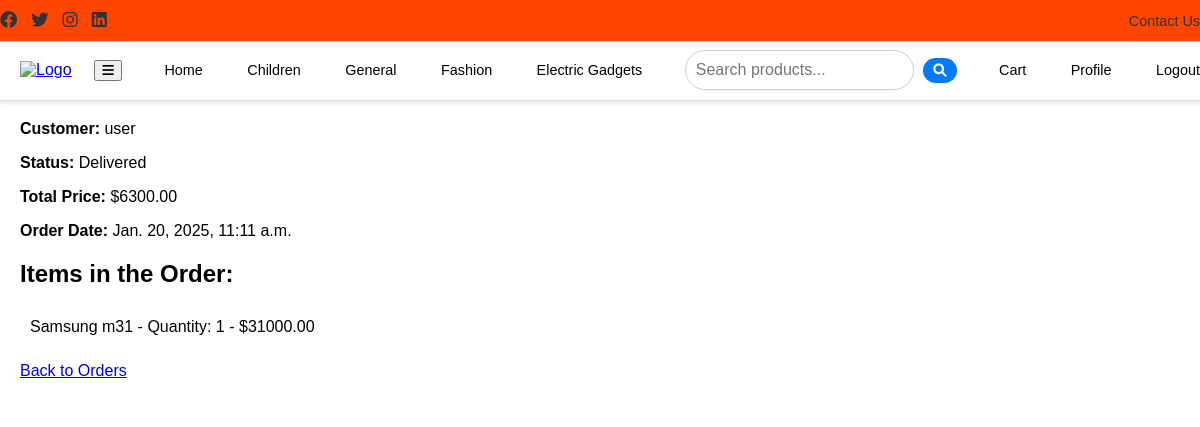
Page /orders/12/ (signed in) on the earlier database version.
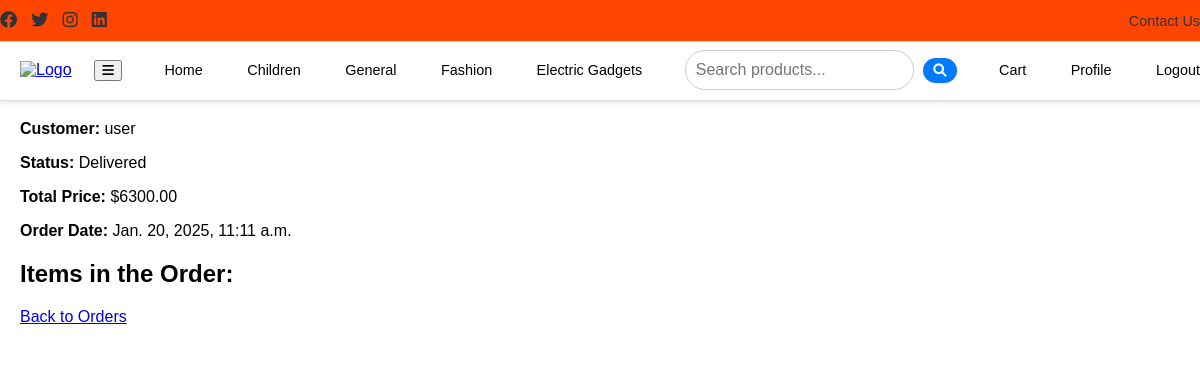
Same page on the later database version.
### store/models.py (models this page shows, shortened)
class CartItem(models.Model):
    user = models.ForeignKey(User, on_delete=models.CASCADE)
    product = models.ForeignKey(Product, on_delete=models.CASCADE)
    quantity = models.PositiveIntegerField(default=1)

class Product(models.Model):
    name = models.CharField(max_length=100)
    description = models.TextField()
    price = models.DecimalField(max_digits=10, decimal_places=2)
    category = models.ForeignKey(Category, on_delete=models.CASCADE)
    image = models.ImageField(upload_to='products/')
    offer = models.ForeignKey(Offer, on_delete=models.SET_NULL, null=True, blank=True, related_name='products')

### store/views.py (the view)
# urls.py: path('orders/<int:order_id>/', views.order_detail, name='order_detail'),
@login_required
def order_detail(request, order_id):
    order = get_object_or_404(Order, id=order_id, customer__user=request.user)
    return render(request, 'order_detail.html', {'order': order})

### store/templates/order_detail.html (shortened to what this page needs)
{% extends 'base.html' %}
{% block content %}
<!DOCTYPE html>
<html lang="en">
<head>
</head>
<body>
    <h1>Order Details - Order #{{ order.id }}</h1>
    <p><strong>Customer:</strong> {{ order.customer.user.username }}</p>
    <p><strong>Status:</strong> {{ order.status }}</p>
    <p><strong>Total Price:</strong> ${{ order.total_price }}</p>
    <p><strong>Order Date:</strong> {{ order.created_at }}</p>
    <h2>Items in the Order:</h2>
    <ul>
        {% for item in order.cart_items.all %}
            <li>
                {{ item.product.name }} - Quantity: {{ item.quantity }} - ${{ item.product.price }} {{ item.description }}
            </li>
        {% endfor %}
    </ul>
    <a href="{% url 'order_list' %}">Back to Orders</a>
</body>
</html>
{% endblock %}

Differences in the rows shown:
removed CartItem: product.name "Samsung m31", quantity "1", product.price "31000.00"
